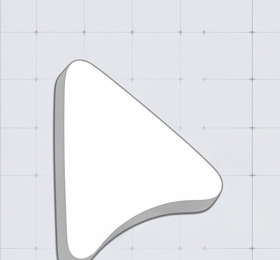
#> input picture assets/white_arrow_raw.png, 280 x 260 px, found by its file name; its folder holds 4 pictures in this run
$ python clean_cursors.py
#> lines starting #> are read from the running program, lines starting #| are printed output that depends on the picture
from PIL import Image
from collections import deque

def clean_cursor(img_path, is_white_cursor=True):
#> called with img_path = 'assets/white_arrow_raw.png', is_white_cursor = True
    img = Image.open(img_path).convert('RGBA')
    w, h = img.size
#> w = 280; h = 260
    pixels = img.load()

    # Determine if pixel is definitely background
    # Grid background is light grayish: r > 180, g > 180, b > 180, and not pure white (if white cursor)
    def is_foreground(r, g, b, a):
        if a == 0:
            return False
        lum = 0.299 * r + 0.587 * g + 0.114 * b
        if is_white_cursor:
            # Foreground is either white body (r>240, g>240, b>240) OR dark bevel edge (lum < 185)
            # Background is 190 <= lum <= 238
            return lum < 190 or lum > 242
        else:
            # Black cursor is very dark (lum < 150)
            return lum < 150

    # 1. Binary foreground map
    fg = [[False] * h for _ in range(w)]
    for x in range(w):
        for y in range(h):
            r, g, b, a = pixels[x, y]
            if is_foreground(r, g, b, a):
                fg[x][y] = True

    # 2. Find connected components of foreground
    visited = [[False] * h for _ in range(w)]
    components = []
    for x in range(w):
        for y in range(h):
            if fg[x][y] and not visited[x][y]:
                comp = []
                q = deque([(x, y)])
                visited[x][y] = True
                while q:
                    cx, cy = q.popleft()
                    comp.append((cx, cy))
                    for dx, dy in [(-1, 0), (1, 0), (0, -1), (0, 1), (-1, -1), (1, 1), (-1, 1), (1, -1)]:
                        nx, ny = cx + dx, cy + dy
                        if 0 <= nx < w and 0 <= ny < h and fg[nx][ny] and not visited[nx][ny]:
                            visited[nx][ny] = True
                            q.append((nx, ny))
                components.append(comp)

    if not components:
        return img

    # Largest component is the cursor
    components.sort(key=len, reverse=True)
    main_comp = set(components[0])

    # If white cursor, fill inside if there were any hollows
    # Build result image
    out = Image.new('RGBA', (w, h), (0, 0, 0, 0))
#> out: PIL image 280x260 RGBA; every value is 0
    out_pixels = out.load()
    min_x, min_y, max_x, max_y = w, h, 0, 0
    for (x, y) in main_comp:
        out_pixels[x, y] = pixels[x, y]
        min_x = min(min_x, x)
        min_y = min(min_y, y)
        max_x = max(max_x, x)
        max_y = max(max_y, y)

    # For white cursor, any pixel inside the convex hull / enclosed by the bevel that is white/light is part of the cursor
    if is_white_cursor:
        # Simple flood fill from outside of bounding box to find true exterior
        ext_visited = [[False] * h for _ in range(w)]
        eq = deque()
        for x in range(w):
            eq.append((x, 0))
            eq.append((x, h - 1))
            ext_visited[x][0] = True
            ext_visited[x][h - 1] = True
        for y in range(h):
            eq.append((0, y))
            eq.append((w - 1, y))
            ext_visited[0][y] = True
            ext_visited[w - 1][y] = True

        while eq:
            cx, cy = eq.popleft()
            for dx, dy in [(-1, 0), (1, 0), (0, -1), (0, 1)]:
                nx, ny = cx + dx, cy + dy
                if 0 <= nx < w and 0 <= ny < h and not ext_visited[nx][ny]:
                    if (nx, ny) not in main_comp:
                        # Check if background-like
                        r, g, b, _ = pixels[nx, ny]
                        lum = 0.299 * r + 0.587 * g + 0.114 * b
                        if lum < 245: # not interior white
                            ext_visited[nx][ny] = True
                            eq.append((nx, ny))

        # Any pixel not reached by exterior is interior!
        for x in range(w):
            for y in range(h):
                if not ext_visited[x][y]:
                    out_pixels[x, y] = pixels[x, y]
                    min_x = min(min_x, x)
                    min_y = min(min_y, y)
                    max_x = max(max_x, x)
                    max_y = max(max_y, y)

    # Crop to bounds with 4px padding
    pad = 4
    box = (max(0, min_x - pad), max(0, min_y - pad), min(w, max_x + pad), min(h, max_y + pad))
    return out.crop(box)
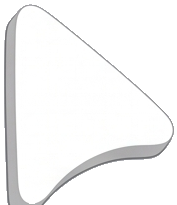
#> returned value: PIL image 177x205 RGBA; mean R, G, B, A 139.9, 139.8, 139.9, 149.7; transparent parts drawn white

for name, is_w in [
    ('white_arrow', True),
    ('black_arrow', False),
    ('white_hand', True),
    ('black_hand', False)
]:
    cleaned = clean_cursor(f'assets/{name}_raw.png', is_white_cursor=is_w)
    cleaned.save(f'assets/{name}_clean.png')
    print(f"Saved assets/{name}_clean.png: {cleaned.size}")
#| Saved assets/white_arrow_clean.png: (177, 205)
#> pass 2 of the loop `for name, is_w in [`:
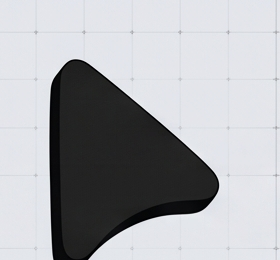
#> input picture assets/black_arrow_raw.png, 280 x 260 px, found by its file name
#> in clean_cursor (call 2), `return out.crop(box)`:
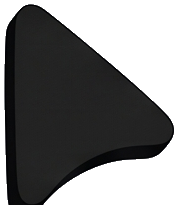
#> returned value: PIL image 177x205 RGBA; mean R, G, B, A 18.2, 18.3, 18.4, 148.4; transparent parts drawn white
#| Saved assets/black_arrow_clean.png: (177, 205)
#> pass 3 of the loop `for name, is_w in [`:
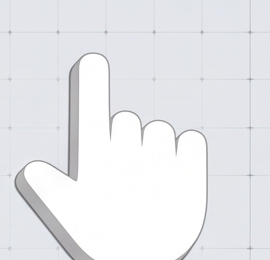
#> input picture assets/white_hand_raw.png, 270 x 260 px, found by its file name
#> img: PIL image 270x260 RGBA
#> out: PIL image 270x260 RGBA; every value is 0
#> in clean_cursor (call 3), `return out.crop(box)`:
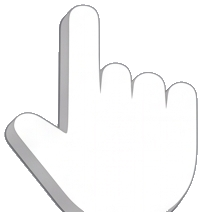
#> returned value: PIL image 201x212 RGBA; mean R, G, B, A 138.5, 138.4, 138.6, 145.9; transparent parts drawn white
#| Saved assets/white_hand_clean.png: (201, 212)
#> the loop made 4 passes; the first 3 are shown
